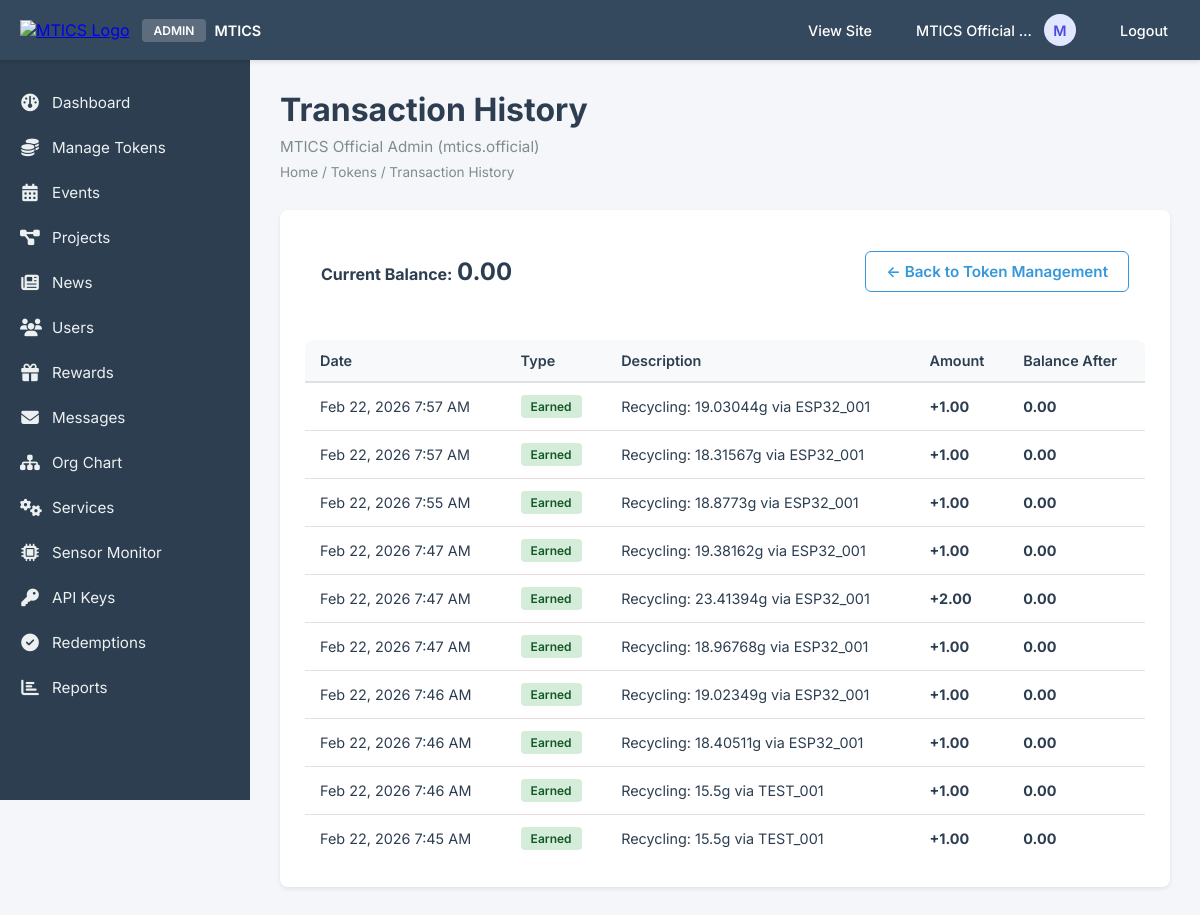
/admin/user_transactions.php?id=1 (signed in), run on the app's committed database.
### tables this page shows
CREATE TABLE IF NOT EXISTS users (
    id INT AUTO_INCREMENT PRIMARY KEY,
    student_id VARCHAR(50) UNIQUE NOT NULL,
    email VARCHAR(255) UNIQUE NOT NULL,
    password_hash VARCHAR(255) NOT NULL,
    full_name VARCHAR(255) NOT NULL,
    profile_image VARCHAR(255) NULL,
    course VARCHAR(100),
    year_level VARCHAR(20),
    eco_tokens DECIMAL(10, 2) DEFAULT 0.00,
    created_at TIMESTAMP DEFAULT CURRENT_TIMESTAMP,
    last_login TIMESTAMP NULL,
    is_active BOOLEAN DEFAULT TRUE,
    is_admin BOOLEAN DEFAULT FALSE,
    INDEX idx_student_id (student_id),
    INDEX idx_email (email),
    INDEX idx_is_admin (is_admin)
);

CREATE TABLE IF NOT EXISTS transactions (
    id INT AUTO_INCREMENT PRIMARY KEY,
    user_id INT NOT NULL,
    transaction_type ENUM('earned', 'redeemed', 'admin_adjustment') NOT NULL,
    amount DECIMAL(10, 2) NOT NULL,
    description TEXT,
    related_reward_id INT NULL,
    created_at TIMESTAMP DEFAULT CURRENT_TIMESTAMP,
    FOREIGN KEY (user_id) REFERENCES users(id) ON DELETE CASCADE,
    INDEX idx_user_id (user_id),
    INDEX idx_created_at (created_at),
    INDEX idx_transaction_type (transaction_type)
);

### config/config.php (called while the page is built, shortened)
<?php
function format_tokens($amount) {
    return number_format($amount, 2);
}

### admin/user_transactions.php (the view, shortened to what this page needs)
<?php
require_once '../config/config.php';
$db = Database::getInstance()->getConnection();
$user_id = isset($_GET['id']) ? (int)$_GET['id'] : 0;
$stmt = $db->prepare("SELECT * FROM users WHERE id = ?");
$stmt->execute([$user_id]);
$user = $stmt->fetch();
$stmt = $db->prepare("
    SELECT * FROM transactions
    WHERE user_id = ?
    ORDER BY created_at DESC
    LIMIT 50
");
$stmt->execute([$user_id]);
$transactions = $stmt->fetchAll();
include '../includes/admin_header.php';
?>
<div class="admin-content">
    <div class="admin-container">
        <div class="admin-page-header">
            <h1 class="admin-page-title">Transaction History</h1>
            <p class="admin-page-subtitle"><?php echo htmlspecialchars($user['full_name']); ?> (<?php echo htmlspecialchars($user['student_id']); ?>)</p>
            <div class="admin-breadcrumb">
                <a href="<?php echo SITE_URL; ?>/admin/index.php">Home</a> /
                <a href="tokens.php">Tokens</a> /
                Transaction History
            </div>
        </div>
        <div class="admin-section">
            <div style="background: var(--light-gray); padding: 1rem; border-radius: var(--radius-md); margin-bottom: 2rem;">
                <div style="display: flex; justify-content: space-between; align-items: center;">
                    <div>
                        <strong>Current Balance:</strong>
                        <span style="font-size: 1.5rem; color: var(--primary-blue); font-weight: bold;">
                            <?php echo format_tokens($user['eco_tokens']); ?>
                        </span>
                    </div>
                    <a href="tokens.php" class="admin-btn admin-btn-secondary">← Back to Token Management</a>
                </div>
            </div>
            <div class="admin-table-container">
                <table class="admin-table">
                    <thead>
                        <tr>
                            <th>Date</th>
                            <th>Type</th>
                            <th>Description</th>
                            <th>Amount</th>
                            <th>Balance After</th>
                        </tr>
                    </thead>
                    <tbody>
                        <?php if (empty($transactions)): ?>
                            <tr>
                                <td colspan="5" style="text-align: center; padding: var(--spacing-lg); color: var(--medium-gray);">
                                    No transactions found for this user.
                                </td>
                            </tr>
                        <?php else: ?>
                            <?php
                            $running_balance = $user['eco_tokens'];
                            foreach ($transactions as $transaction):
                                $is_positive = in_array($transaction['transaction_type'], ['earned', 'admin_adjustment']) &&
                                              !str_contains($transaction['description'] ?? '', 'deducted');
                                $sign = $is_positive ? '+' : '-';
                                $amount_display = $sign . format_tokens($transaction['amount']);
                                if (!$is_positive) {
                                    $running_balance += $transaction['amount'];
                                } else {
                                    $running_balance -= $transaction['amount'];
                                }
                            ?>
                            <tr>
                                <td><?php echo date('M j, Y g:i A', strtotime($transaction['created_at'])); ?></td>
                                <td>
                                    <span class="badge badge-<?php
                                        echo match($transaction['transaction_type']) {
                                            'earned' => 'success',
                                            'redeemed' => 'danger',
                                            'admin_adjustment' => 'warning',
                                            default => 'secondary'
                                        };
                                    ?>">
                                        <?php echo ucfirst(str_replace('_', ' ', $transaction['transaction_type'])); ?>
                                    </span>
                                </td>
                                <td><?php echo htmlspecialchars($transaction['description']); ?></td>
                                <td style="font-weight: bold; color: <?php echo $is_positive ? '#28a745' : '#dc3545'; ?>;">
                                    <?php echo $amount_display; ?>
                                </td>
                                <td style="font-weight: bold;">
                                    <?php echo format_tokens(max(0, $running_balance)); ?>
                                </td>
                            </tr>
                            <?php endforeach; ?>
                        <?php endif; ?>
                    </tbody>
                </table>
            </div>
        </div>
    </div>
</div>
<?php include '../includes/admin_footer.php'; ?>

### assets/css/admin.css (style rules this page uses)
* { margin: 0; padding: 0; box-sizing: border-box; }
html, body.admin-page { margin: 0 !important; padding: 0 !important; font-family: 'Inter', -apple-system, BlinkMacSystemFont, 'Segoe UI', sans-serif !important; background: #f5f6fa !important; color: #2c3e50 !important; width: 100% !important; height: 100% !important; overflow-x: hidden !important; }
body.admin-page .admin-content { padding: 30px !important; background: #f5f6fa !important; width: 100% !important; }
body.admin-page .admin-container { max-width: 1400px !important; margin: 0 auto !important; width: 100% !important; }
body.admin-page .admin-page-header { margin-bottom: 30px !important; }
body.admin-page .admin-page-title { font-size: 2rem !important; font-weight: 700 !important; color: #2c3e50 !important; margin: 0 0 8px 0 !important; }
body.admin-page .admin-page-subtitle { font-size: 0.95rem !important; color: #7f8c8d !important; margin: 0 !important; }
body.admin-page .admin-breadcrumb { font-size: 0.85rem !important; color: #7f8c8d !important; margin-top: 8px !important; }
body.admin-page .admin-breadcrumb a { color: #7f8c8d !important; text-decoration: none !important; }
body.admin-page .admin-section { background: #ffffff !important; border-radius: 8px !important; padding: 25px !important; margin-bottom: 25px !important; box-shadow: 0 2px 4px rgba(0, 0, 0, 0.08) !important; border: none !important; }
body.admin-page .admin-table-container { overflow-x: auto !important; border-radius: 8px !important; }
body.admin-page .admin-table { width: 100% !important; border-collapse: collapse !important; background: #ffffff !important; }
body.admin-page .admin-table thead { background: #f8f9fa !important; }
body.admin-page .admin-table th { padding: 12px 15px !important; text-align: left !important; font-weight: 600 !important; color: #2c3e50 !important; font-size: 0.9rem !important; border-bottom: 2px solid #e0e0e0 !important; }
body.admin-page .admin-table td { padding: 12px 15px !important; border-bottom: 1px solid #e0e0e0 !important; color: #2c3e50 !important; font-size: 0.9rem !important; }
body.admin-page .admin-table tbody tr:last-child td { border-bottom: none !important; }
body.admin-page .admin-btn { display: inline-block !important; padding: 10px 20px !important; border: none !important; border-radius: 6px !important; font-weight: 600 !important; text-decoration: none !important; cursor: pointer !important; transition: all 0.3s ease !important; font-size: 0.95rem !important; font-family: inherit !important; }
body.admin-page .admin-btn-secondary { background: #ffffff !important; color: #3498db !important; border: 1px solid #3498db !important; }
body.admin-page .badge { display: inline-block !important; padding: 4px 10px !important; border-radius: 4px !important; font-size: 0.75rem !important; font-weight: 600 !important; }
body.admin-page .badge-success { background: #d4edda !important; color: #155724 !important; }

### includes/admin_header.php (style rules this page uses)
html, body.admin-page, body.admin-page * { box-sizing: border-box !important; }
html, body.admin-page { margin: 0 !important; padding: 0 !important; background: #f5f6fa !important; font-family: 'Inter', -apple-system, BlinkMacSystemFont, 'Segoe UI', sans-serif !important; }

### data on the page
users: full_name "MTICS Official Admin", student "mtics.official", eco_tokens "0.00"
transactions: created_at "Feb 22, 2026 7:57 AM", transaction_type "Earned", description "Recycling: 19.03044g via ESP32_001", amount_display "+1.00", running_balance "0.00"
transactions: created_at "Feb 22, 2026 7:57 AM", transaction_type "Earned", description "Recycling: 18.31567g via ESP32_001", amount_display "+1.00", running_balance "0.00"
transactions: created_at "Feb 22, 2026 7:55 AM", transaction_type "Earned", description "Recycling: 18.8773g via ESP32_001", amount_display "+1.00", running_balance "0.00"
transactions: created_at "Feb 22, 2026 7:47 AM", transaction_type "Earned", description "Recycling: 19.38162g via ESP32_001", amount_display "+1.00", running_balance "0.00"
transactions: created_at "Feb 22, 2026 7:47 AM", transaction_type "Earned", description "Recycling: 23.41394g via ESP32_001", amount_display "+2.00", running_balance "0.00"
transactions: created_at "Feb 22, 2026 7:47 AM", transaction_type "Earned", description "Recycling: 18.96768g via ESP32_001", amount_display "+1.00", running_balance "0.00"
transactions: created_at "Feb 22, 2026 7:46 AM", transaction_type "Earned", description "Recycling: 19.02349g via ESP32_001", amount_display "+1.00", running_balance "0.00"
transactions: created_at "Feb 22, 2026 7:46 AM", transaction_type "Earned", description "Recycling: 18.40511g via ESP32_001", amount_display "+1.00", running_balance "0.00"
transactions: created_at "Feb 22, 2026 7:46 AM", transaction_type "Earned", description "Recycling: 15.5g via TEST_001", amount_display "+1.00", running_balance "0.00"
transactions: created_at "Feb 22, 2026 7:45 AM", transaction_type "Earned", description "Recycling: 15.5g via TEST_001", amount_display "+1.00", running_balance "0.00"

### other printed values
$admin_name "MTICS Official…"
$admin_initial "M"
